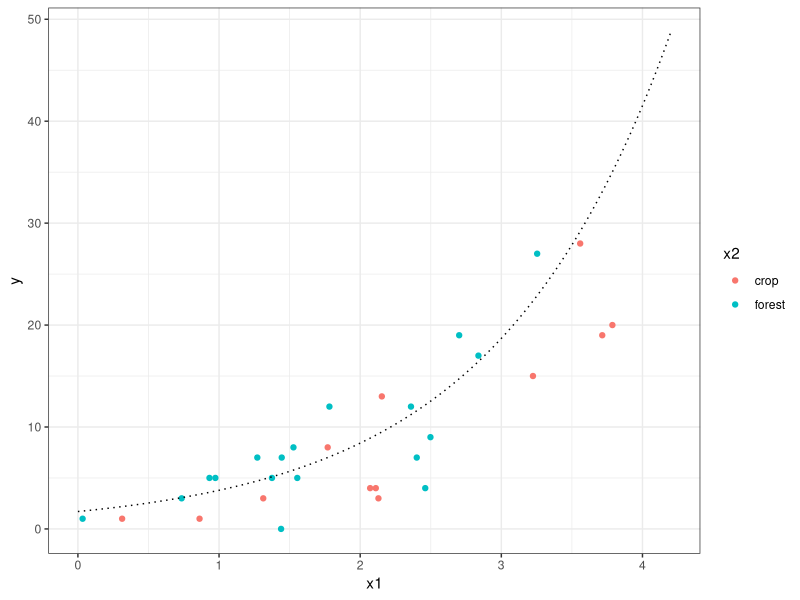

This figure's R source:
library(tidyverse)
library(ggplot2)
# 30地点のカメラデータを考える
# シカの撮影枚数は,vegetationに有意な正の影響を受け
# カメラを置いた場所が畑より森林の方が有意に正の影響を受ける
# 他の種に関しては超てきとー

# パラメータ
N = 30
alpha <- 0.37
beta1 <- 0.75
beta2 <- 0.32

# 共変量の生成
set.seed(123)
x1 <- rnorm(N, mean = 0, sd = 1) + 2
set.seed(1234)
x2_org <- rbinom(N, 1, 0.6)
x2 <- ifelse(x2_org == 1, "forest", "crop")

# 撮影枚数
log_lambda <- exp(alpha + beta1*x1 + beta2*x2_org)
round(log_lambda)
set.seed(12)
y <- rpois(N, log_lambda)
y[1] <- 0
# 整形後データ
aft_data <- tibble(y = y, x1 = x1, x2 = x2)
# 一応確認
res_glm <- glm(y ~ x1+x2, family = poisson(link = "log"), data = aft_data)
summary(res_glm)
new_X <- seq(0, 4.2, 0.01)
pred <- exp(res_glm$coefficients[1] + res_glm$coefficients[2]*new_X + res_glm$coefficients[3])
# 作図
ggplot()+
  theme_bw()+
  geom_point(aes(x = x1, y = y, colour = x2)) +
  geom_line(aes(x = new_X, y = pred), linetype = "dotted")

##################################################
# カメラデータを作る
camera_data0 <- aft_data %>% 
  mutate(station = row_number()) %>% 
  mutate_at(vars(station), ~ifelse(nchar(.) == 1,
                                   paste("BSN0", ., sep = ""),
                                   paste("BSN", ., sep = ""))
            )

raw_data0 <- list()
for (i in 1:nrow(camera_data0)) {
  raw_data0[[i]] <- rep(camera_data0$station[i], 
                       each = camera_data0$y[i])
}

raw_data <- unlist(raw_data0)
raw_date <- as.POSIXct("2020-12-01", tz="Japan") + 
  sample(seq(31*24*60*60)-1, size=length(raw_data), replace=TRUE)

# てきとーな種のデータ
dummy_data <- tibble(station = sample(camera_data0$station, 30, replace = TRUE),
                     Species = sample(c("イノシシ", "ウサギ", "キョン"), 30, replace = TRUE),
                     Datetime= as.POSIXct("2020-12-01", tz="Japan") + 
                       sample(seq(31*24*60*60)-1, size=30, replace=TRUE))

camera_data <- tibble(station = raw_data,
                      Datetime = raw_date,
                      Species = "シカ") %>% 
  bind_rows(dummy_data)



covariate_data <- camera_data0 %>% 
  select(station, x1, x2) %>% 
  rename(vegetation = x1, habitat = x2)

write.csv(camera_data, "Camera_data.csv")
write.csv(covariate_data, "Covariate_data.csv")
########################################################################

